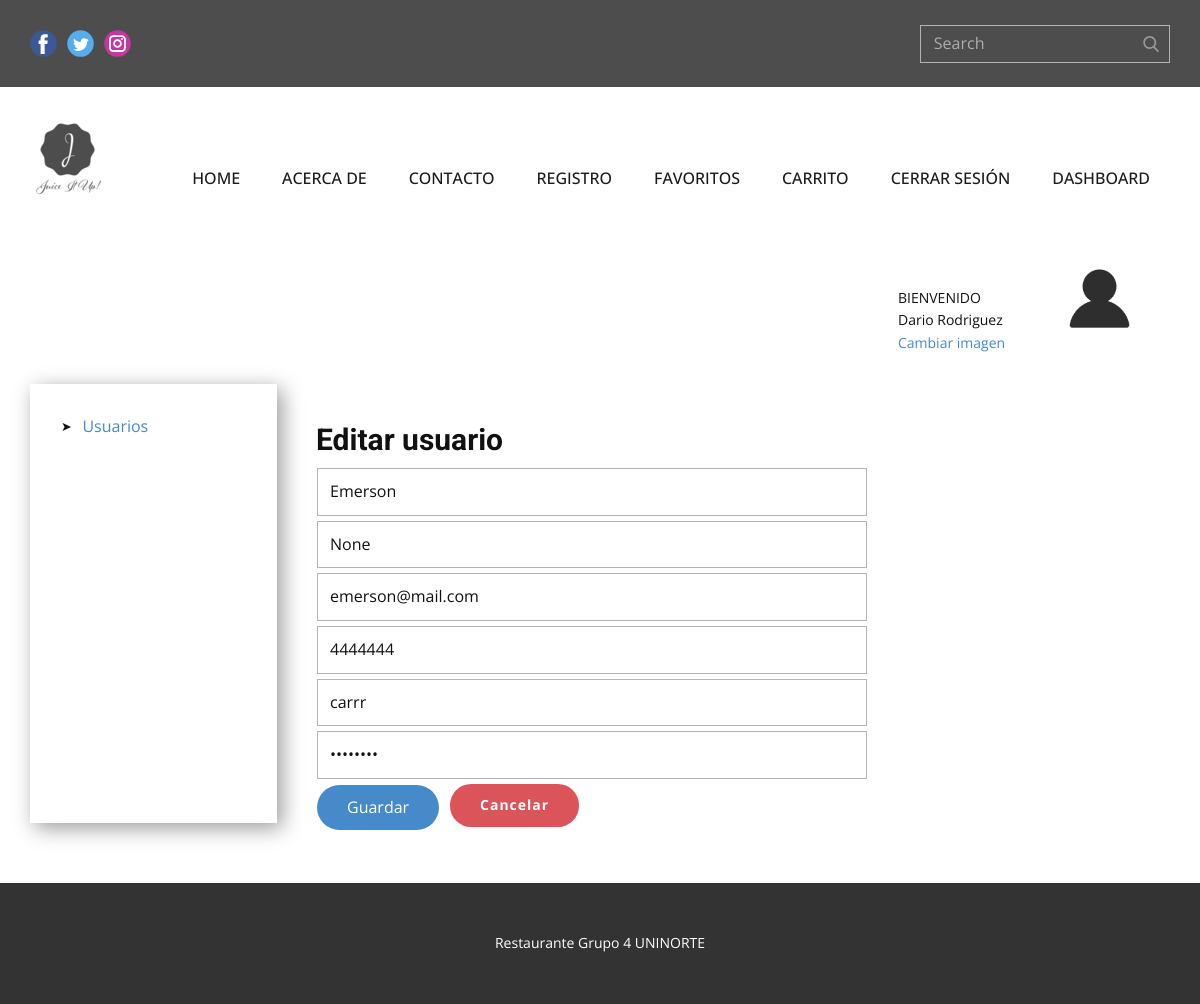
Page /update_user/1 (signed in) on the earlier database version.
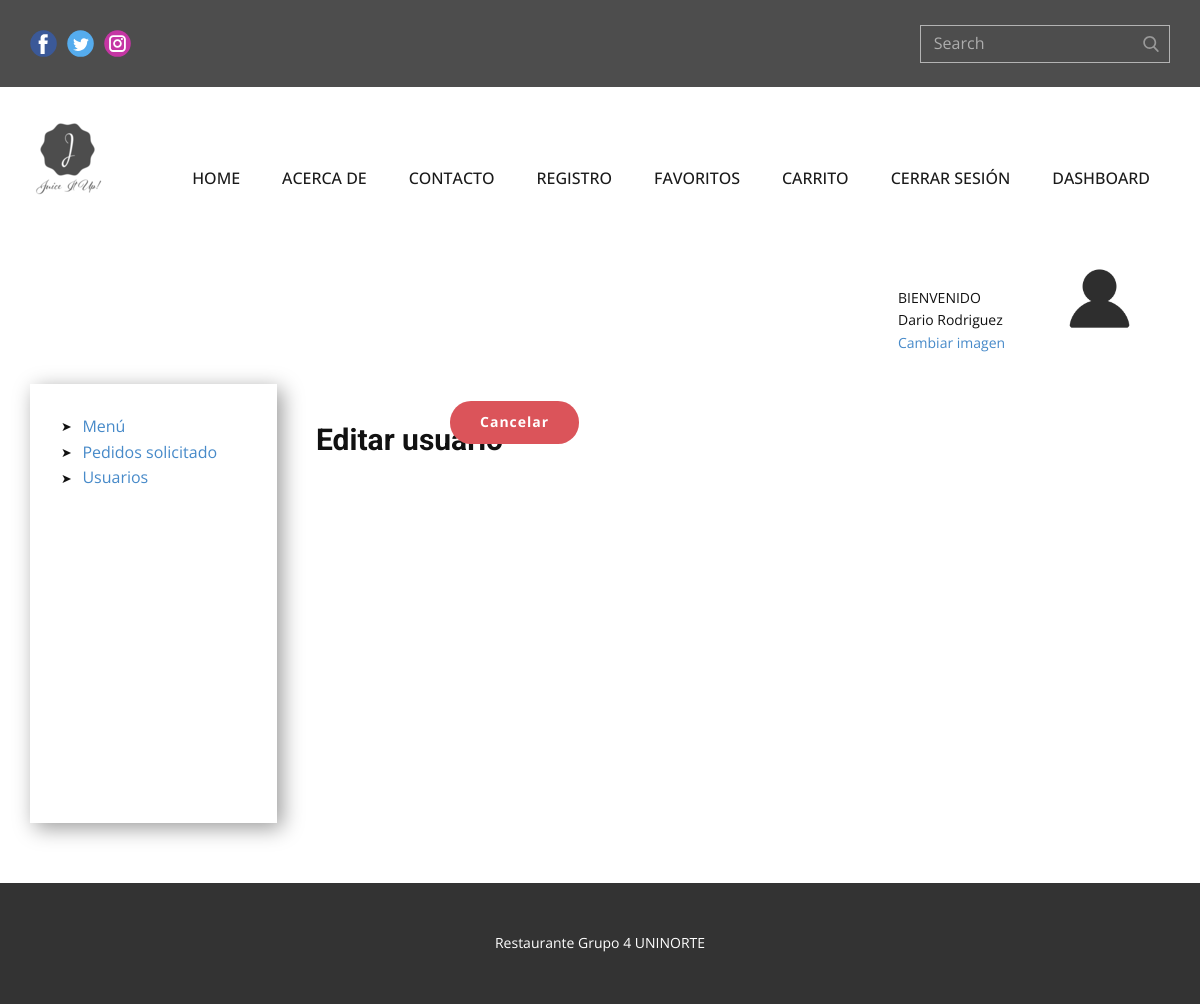
Same page on the later database version.
### tables this page shows
CREATE TABLE usuarios (id INTEGER PRIMARY KEY AUTOINCREMENT NOT NULL, nombre VARCHAR (100) NOT NULL, apellido VARCHAR, email VARCHAR NOT NULL, telefono VARCHAR NOT NULL, direccion VARCHAR NOT NULL, password VARCHAR NOT NULL, superAdmin BOOLEAN DEFAULT (0), admin BOOLEAN DEFAULT (0), usuarioFinal BOOLEAN DEFAULT (1), estado BOOLEAN DEFAULT (1), created_by DATE, updated_by DATE);

### app.py (the view, shortened to what this page needs)
@app.route('/update_user/<int:id>', methods=["GET","POST"])
def update_user(id):
    if session:
        try:
            return render_template('usuario_update_form.html', row = usuario_controller.get_usuario(id))
        except:
            return render_template('usuario_update_form.html', row = usuario_controller.get_usuario(id))
    return redirect(url_for("login"))

### db.py (called while the page is built)
def sqlconnection():
    conn = sqlite3.connect(database)
    return conn

### usuario_controller.py (called while the page is built)
def get_usuario(id):
    db = sqlconnection()
    db.row_factory=sqlite3.Row
    cursor = db.cursor()
    statement = "SELECT * FROM usuarios WHERE id = ?;"
    cursor.execute(statement, [id])
    return cursor

### templates/usuario_update_form.html (shortened to what the changed rows need)
{% extends "index.html" %}
{% block style %}
    <link rel="stylesheet" href="{{ url_for('static', filename='style/usuario_update_form.css') }}" media="screen">
{% endblock style %}
{% block content %}
    <section class="u-clearfix u-section-1" id="sec-b3eb">
      <div class="u-align-left u-clearfix u-sheet u-valign-top u-sheet-1">
        <div class="u-clearfix u-expanded-width u-layout-wrap u-layout-wrap-1">
          <div class="u-layout">
            <div class="u-layout-col">
              <div class="u-size-30">
                <div class="u-layout-row">
                  <div class="u-container-style u-layout-cell u-size-13 u-layout-cell-2">
                    <div class="u-container-layout u-container-layout-2">
                      <ul class="u-custom-list u-text u-text-default u-text-3">
                        {% if session["super"] == 1 or session["admin"] == 1 %}
                        <li>
                          <div class="u-list-icon">
                            <div xmlns="http://www.w3.org/2000/svg" xmlns:xlink="http://www.w3.org/1999/xlink" version="1.1" xml:space="preserve" class="u-svg-content">➤</div>
                          </div>
                          <a href="{{ url_for('getBebidas') }}"> Menú</a>
                        </li>
                        <li>
                          <div class="u-list-icon">
                            <div xmlns="http://www.w3.org/2000/svg" xmlns:xlink="http://www.w3.org/1999/xlink" version="1.1" xml:space="preserve" class="u-svg-content">➤</div>
                          </div>
                          <a href="{{ url_for('listPedidos') }}"> Pedidos solicitado</a>
                        </li>
                        {% endif %}
                      </ul>
                    </div>
                  </div>
                  <div class="u-container-style u-layout-cell u-size-47 u-layout-cell-3">
                    <div class="u-container-layout u-container-layout-3">
                      <div class="u-form u-form-1">
                        {% for r in row %}
                        <form method="POST" source="custom" class="u-clearfix u-form-custom-backend u-form-spacing-5 u-form-vertical u-inner-form" name="formUpdateU" style="padding: 10px;" onSubmit="validar_formulario();">
                          <div class="u-form-group u-form-name u-form-group-1">
                            <input type="text" placeholder="Nombre" id="name-b527" name="nombre" class="u-border-1 u-border-grey-30 u-input u-input-rectangle u-white" value="{{ r ["nombre"] }}" required="">
                          </div>
                          <div class="u-form-group u-form-name">
                            <input type="text" placeholder="Apellido" id="name-206d" name="apellido" class="u-border-1 u-border-grey-30 u-input u-input-rectangle u-white" value="{{ r ["apellido"] }}" required="">
                          </div>
                          <div class="u-form-email u-form-group">
                            <input type="email" placeholder="Correo electrónico" id="email-206d" name="email" class="u-border-1 u-border-grey-30 u-input u-input-rectangle u-white" value="{{ r ["email"] }}" required="">
                          </div>
                          <div class="u-form-group u-form-phone u-form-group-5">
                            <input type="tel" placeholder="Ingrese su teléfono" id="phone-49c6" name="telefono" class="u-border-1 u-border-grey-30 u-input u-input-rectangle u-white" value="{{ r ["telefono"] }}" required="">
                          </div>
                          <div class="u-form-address u-form-group u-form-group-3">
                            <input type="text" placeholder="Dirección" id="address-3a51" name="direccion" class="u-border-1 u-border-grey-30 u-input u-input-rectangle u-white" value="{{ r ["direccion"] }}" required="">
                          </div>
                          <div class="u-form-group u-form-group-6">
                            <input type="password" placeholder="Password" id="text-e829" name="new_password" class="u-border-1 u-border-grey-30 u-input u-input-rectangle u-white" value="{{ r ["password"] }}" required="">
                          </div>
                          <div class="u-align-left u-form-group u-form-submit">
                            <button type="submit" class="u-active-palette-1-light-1 u-border-none u-btn u-btn-round u-btn-submit u-button-style u-hover-palette-1-light-1 u-palette-1-base u-radius-50 u-text-body-alt-color u-btn-1">Guardar</button>
                          </div>
                        </form>
                        {% endfor %}
                      </div>
                    </div>
                  </div>
                </div>
              </div>
            </div>
          </div>
        </div>
      </div>
    </section>
{% endblock content %}

Differences in the rows shown:
removed usuarios: nombre "Emerson", apellido "None", email "emerson@mail.com", telefono "4444444", direccion "carrr"
Other differences:
text now shown: "➤ Menú ➤ Pedidos solicitado"
